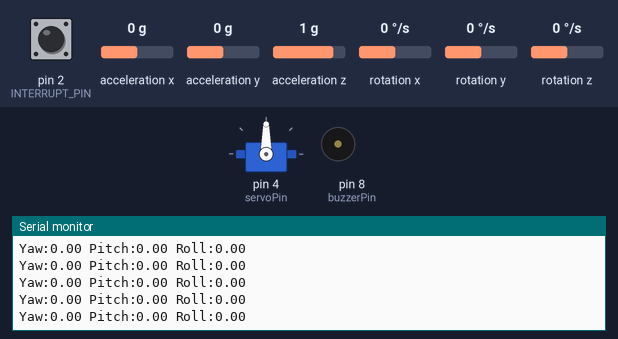
Simulated run of this sketch. Board: Arduino Uno, built with avr-gcc and run on an emulated ATmega328P. On the bench: servo, buzzer (waves = sounding, pin HIGH), the last lines printed to the serial monitor. The test bench sets the inputs (shaded band); at power-on: acceleration x 0 g, acceleration y 0 g, acceleration z 1 g, rotation z 0 °/s, pin 2 (INTERRUPT_PIN) LOW, rotation x 0 °/s, rotation y 0 °/s. The sensor or clock chip raises its interrupt line as the real part does.

Above: at 1.7 s.
1.8 s: acceleration x set to -1.4 g
At 2.8 s:
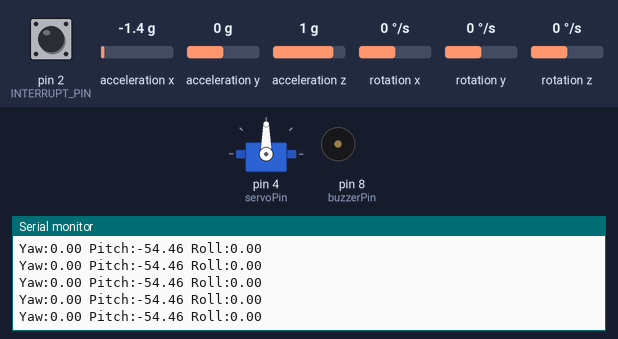
4.8 s: acceleration y set to -1.4 g
At 5.3 s:
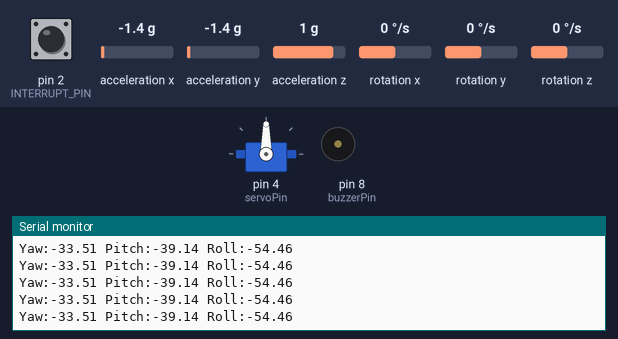
7.8 s: acceleration z set to -1.4 g
At 8.7 s:
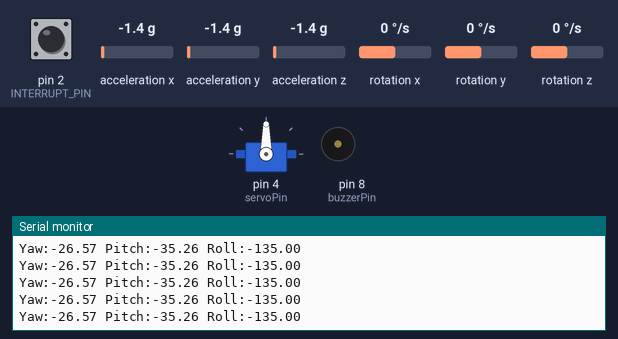
10.8 s: rotation z set to -100 °/s
At 11.87 s:
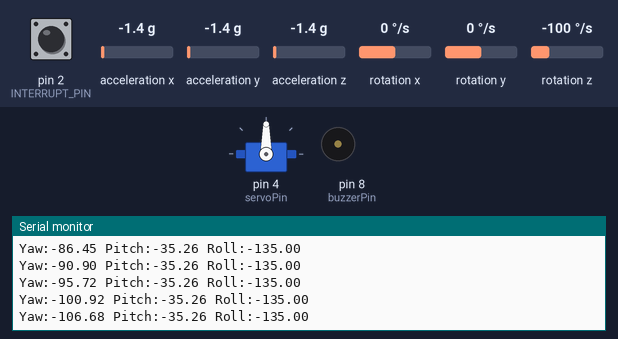
Timing chart, 0 to 13.8 s (numbered marks = the images above; inputs shaded):
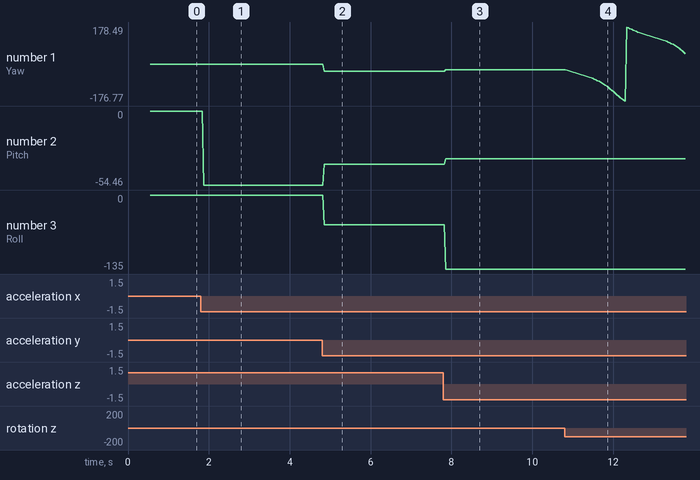

The sketch:

DroneCodeV1.3.ino
```cpp
/*
edit
  FUNCTIONS TO-DO LIST
  ----------------------------
  -----------------------------
  SENSORS (declare pins and create functions if needed)
  ------------
  BUZZER (DONE)
  SERVO  (DONE)
  GYRO (Done)
  Ultrasonic Sensor (DONE)
  LIDAR (Done)

  ACTIONS
  -----------
  DroneStart
  GetDistance (DONE)
  PickUpPackage
  Yaw
  Pitch
  Roll
  Throttle
  GetAltitude (DONE)
  CalculateCenter (IN PROGRESS)
  Drone2CenterDist
  AltHold
  AutoLevel

  PWM
  ----------
  CHAN1
  CHAN2
  CHAN3
  CHAN4


*/

#include <Wire.h>
#include <LIDARLite.h>
#include <Servo.h>
#include "I2Cdev.h"
#include "MPU6050_6Axis_MotionApps20.h"
#include "Detect.h"


MPU6050 mpu;

#define OUTPUT_READABLE_YAWPITCHROLL
#define INTERRUPT_PIN 2

//Declaration of Pins
Detect d = Detect();
LIDARLite lidarStuff;
Servo panServo;

struct Var {

  // Create a servo object
  // Declaration of Pins

#define buzzerPin 8      // buzzer
#define pingPin 17     // Ultrasonic sensor
#define servoPin 4      // servo motor
#define echoPin 2                 // attach pin D2 Arduino to pin Echo of HC-SR04
#define trigPin 3                 //attach pin D3 Arduino to pin Trig of HC-SR04

  // Variables
  double meter = lidarStuff.distance();
  int angle = 0;
  float x, y = 0;
  int distance [4] = {0, 0, 0, 0};
  int theta [4] = {0, 0, 0, 0};
  double markerX[4] = {0, 0, 0, 0};
  double markerY[4] = {0, 0, 0, 0};


};


// ================================================================
// ===               MPU control/status vars               ===
// ================================================================
bool dmpReady = false;  // set true if DMP init was successful
uint8_t mpuIntStatus;   // holds actual interrupt status byte from MPU
uint8_t devStatus;      // return status after each device operation (0 = success, !0 = error)
uint16_t packetSize;    // expected DMP packet size (default is 42 bytes)
uint16_t fifoCount;     // count of all bytes currently in FIFO
uint8_t fifoBuffer[64]; // FIFO storage buffer

// orientation/motion vars
Quaternion q;           // [w, x, y, z]         quaternion container
VectorInt16 aa;         // [x, y, z]            accel sensor measurements
VectorInt16 aaReal;     // [x, y, z]            gravity-free accel sensor measurements
VectorInt16 aaWorld;    // [x, y, z]            world-frame accel sensor measurements
VectorFloat gravity;    // [x, y, z]            gravity vector
float euler[3];         // [psi, theta, phi]    Euler angle container
float ypr[3];
volatile bool mpuInterrupt = false;     // indicates whether MPU interrupt pin has gone high
void dmpDataReady() {
  mpuInterrupt = true;
}
//-----------------------------------------------------------------------------------


void setup() {
  Wire.begin();
  Serial.begin(9600); // opens serial port, sets data rate to 9600 bps
  lidarStuff.begin(0, true); // default I2C freq to 400 kHz
  pinMode(buzzerPin, OUTPUT); // Set buzzer - pin 8 as an output
  panServo.attach(servoPin); // We need to attach the servo to the used pin number
  lidarStuff.configure(0); // default mode, balanced performance.
  initialize_MPU();
}

//CONSTANT VALUES
const int OutOfRange      = 30;   //distance lidar measures but is too far away and we can ignore
const int perimeterSides  = 10;   //length of sides of  one of the perimeters


// ================================================================
// ===               Main Loop                          ===
// ================================================================
void loop() {

  read_MPU();//read gyro values


}


void initialize_MPU() {
  // join I2C bus (I2Cdev library doesn't do this automatically)
#if I2CDEV_IMPLEMENTATION == I2CDEV_ARDUINO_WIRE
  Wire.setClock(400000); // 400kHz I2C clock. Comment this line if having compilation difficulties
#elif I2CDEV_IMPLEMENTATION == I2CDEV_BUILTIN_FASTWIRE
  Fastwire::setup(400, true);
#endif
  // initialize device
  mpu.initialize();
  pinMode(INTERRUPT_PIN, INPUT);

  devStatus = mpu.dmpInitialize();

  // supply your own gyro offsets here, scaled for min sensitivity
  mpu.setXGyroOffset(220);
  mpu.setYGyroOffset(76);
  mpu.setZGyroOffset(-85);
  mpu.setZAccelOffset(1788); // 1688 factory default for my test chip

  // make sure it worked (returns 0 if so)
  if (devStatus == 0) {
    // Calibration Time: generate offsets and calibrate our MPU6050
    mpu.CalibrateAccel(6);
    mpu.CalibrateGyro(6);
    mpu.PrintActiveOffsets();

    mpu.setDMPEnabled(true);

    // enable Arduino interrupt detection
    attachInterrupt(digitalPinToInterrupt(INTERRUPT_PIN), dmpDataReady, RISING);
    mpuIntStatus = mpu.getIntStatus();

    // set our DMP Ready flag so the main loop() function knows it's okay to use it
    Serial.println(F("DMP ready! Waiting for first interrupt..."));
    dmpReady = true;

    // get expected DMP packet size for later comparison
    packetSize = mpu.dmpGetFIFOPacketSize();
  }

}

void read_MPU() {
  // if programming failed, don't try to do anything
  if (!dmpReady) return;
  // read a packet from FIFO
  if (mpu.dmpGetCurrentFIFOPacket(fifoBuffer)) { // Get the Latest packet
#ifdef OUTPUT_READABLE_YAWPITCHROLL
    // display Euler angles in degrees
    mpu.dmpGetQuaternion(&q, fifoBuffer);
    mpu.dmpGetGravity(&gravity, &q);
    mpu.dmpGetYawPitchRoll(ypr, &q, &gravity);
    Serial.print("Yaw:");
    Serial.print(ypr[0] * 180 / M_PI);
    Serial.print(" Pitch:");
    Serial.print(ypr[1] * 180 / M_PI);
    Serial.print(" Roll:");
    Serial.println(ypr[2] * 180 / M_PI);
    delay(10);
#endif
  }

}

// ================================================================
// ===               AutoLevel      (IN PROGRESS)         ===
// ================================================================
void AutoLevel() {
  mpu.dmpGetQuaternion(&q, fifoBuffer);
  mpu.dmpGetGravity(&gravity, &q);
  mpu.dmpGetYawPitchRoll(ypr, &q, &gravity);

  //if pitch angles are greater or less than zero then adjust
if(ypr[1] >.5 && ypr[1] < -0.5){
  //send pwm for adjusting pitch
}
if(ypr[2] >.5 && ypr[2] < -0.5){
  //send pwm for adjusting roll
}
}


//------Uses the LiDAR Sensor to get horizontal distance of Markers or Objects----------
int GetDistance() {
  int meter = 0;
  if (meter >= 100) {
    meter = meter * 0.01;
    //Serial.println(" meters");
  }
  else {
    meter = lidarStuff.distance();
    //Serial.println(" cm"); //trying to be consistent with units removing CM
  }
  return  meter;
}

//-------The buzzer sensor is used to alert when Package is Located-----------
void buzzer() {
  tone(buzzerPin, 1000); // Send 1KHz sound signal...
  delay(500);        // ...for 1/2 sec
  noTone(buzzerPin);     // Stop sound...
  delay(500);        // ...for 1/2 sec
}


// ==========================================
// ===               Servo               ===
// ===========================================
void servo() {
  int angle = 0;
  //angle in degrees
  for (angle = panServo.read(); angle < 180; angle += 2) {

    panServo.write(angle);
    delay(100);
    d.CalculateCenter(angle, GetDistance());
  }

  for (angle = panServo.read(); angle > 0; angle -= 2) {

    panServo.write(angle);
    delay(100);
  }
}
// Arduino Ultrasoninc Sensor HC-SR04

// defines variables
long duration; // variable for the duration of sound wave travel
int distance; // variable for the distance measurement
int GetAltitude() {
  // Clears the trigPin condition
  digitalWrite(trigPin, LOW);
  delayMicroseconds(2);
  // Sets the trigPin HIGH (ACTIVE) for 10 microseconds
  digitalWrite(trigPin, HIGH);
  delayMicroseconds(10);
  digitalWrite(trigPin, LOW);
  // Reads the echoPin, returns the sound wave travel time in microseconds
  duration = pulseIn(echoPin, HIGH);
  // Calculating the distance
  distance = duration * 0.034 / 2; // Speed of sound wave divided by 2 (go and back)
  // Displays the distance on the Serial Monitor
  Serial.println(distance);
  return distance;
}

//void CalculateCenter(){
//int OutOfRange = 30; //distance lidar measures but is too far away and we can ignore
//int perimeterSides= 10; //length of sides of  one of the perimeters
//We can also measure these sides with lidar and calculations
//  double marker1,marker2,marker3,ang1,ang2,ang3,side1,side2,center;
//
//  if (GetDistance() < OutOfRange){
//
//  }
//
//
//
//}


//--------------PICK-UP PACKAGE------------
void PickUpPackage() {

}
```

Detect.h
```cpp
#include <Wire.h>
#include <LIDARLite.h>
#include "Arduino.h"


class Detect
{
  //Global Varibles
  LIDARLite lidarStuff;

  int distance [4] = {0,0,0,0};
  int theta [4] = {0,0,0,0};
  double markerX [4] = {0,0,0,0};
  double markerY [4] = {0,0,0,0};


  public:
double CalculateCenter(int angle, int r)
{

   double  x5 = r*cos(angle*3.1416/180);
   double   y5 = r*sin(angle*3.1416/180);

 //   Serial.print( "r = ") + Serial.print(r) + Serial.print(" theta = ") + Serial.println(angle);
    Serial.print("x = ") + Serial.print(x5) + Serial.print(" y = ") + Serial.println(y5);

   for(int i = 0; i < 4; i++)
     {
       distance[i] = r;
       theta[i] = angle;
      }
      if (r < distance[0])
      {
        distance[0] = r;
        theta[0] = angle;
      }
      else if (r < distance[1])
      {
        distance[1] = r;
        theta[1] = angle;
      }
      else if (r < distance[2])
      {
        distance[2] = r;
        theta[2] = angle;
      }
      else if (r < distance[3])
      {
        distance[3] = r;
        theta[3] = angle;
      }

    for(int k = 0; k < 4; k++)
    {
      //sin and cos are radians only had to convert
      markerX[k] = distance[k]*cos(theta[k]*3.14/180);
      markerY[k] = distance[k]*sin(theta[k]*3.14/180);

      //testing output
     Serial.print(k+1) + Serial.print(" x = ") + Serial.println(markerX[k]);
     Serial.print(k+1) + Serial.print(" y = ") + Serial.println(markerY[k]);
    }

}


 };
```

Measured:
- after the input at 1.8 s, the serial monitor: prints a new line after 0.07 s (image 1)
- after the input at 4.8 s, the serial monitor: prints a new line after 0.05 s (image 2)
- after the input at 7.8 s, the serial monitor: prints a new line after 0.05 s (image 3)
- after the input at 10.8 s, the serial monitor: prints a new line after 0.06 s (image 4)
- plotted number 1: 0 → -33.51 after the input at 4.8 s, -33.51 → -26.57 after the input at 7.8 s, -26.57 → -47.1 after the input at 10.8 s
- plotted number 2: 0 → -54.46 after the input at 1.8 s, -54.46 → -39.14 after the input at 4.8 s, -39.14 → -35.26 after the input at 7.8 s
- plotted number 3: -54.46 → -135 after the input at 7.8 s
